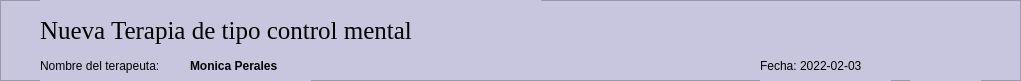
  <widget class="QFrame" name="frame">
   <property name="geometry">
    <rect>
     <x>-20</x>
     <y>0</y>
     <width>1021</width>
     <height>81</height>
    </rect>
   </property>
   <property name="styleSheet">
    <string notr="true">background-color: rgb(200, 198, 223);</string>
   </property>
   <property name="frameShape">
    <enum>QFrame::StyledPanel</enum>
   </property>
   <property name="frameShadow">
    <enum>QFrame::Raised</enum>
   </property>
   <widget class="QLabel" name="label_3">
    <property name="geometry">
     <rect>
      <x>40</x>
      <y>0</y>
      <width>501</width>
      <height>61</height>
     </rect>
    </property>
    <property name="font">
     <font>
      <family>Times New Roman</family>
      <pointsize>19</pointsize>
      <weight>9</weight>
      <italic>false</italic>
      <bold>false</bold>
     </font>
    </property>
    <property name="styleSheet">
     <string notr="true">
font: 75 19pt &quot;Times New Roman&quot;;</string>
    </property>
    <property name="text">
     <string>Nueva Terapia de tipo control mental</string>
    </property>
   </widget>
   <widget class="QLabel" name="label_23">
    <property name="geometry">
     <rect>
      <x>910</x>
      <y>10</y>
      <width>71</width>
      <height>71</height>
     </rect>
    </property>
    <property name="font">
     <font>
      <pointsize>10</pointsize>
     </font>
    </property>
    <property name="styleSheet">
     <string notr="true">image: url(:/newPrefix/salud-mental.png);</string>
    </property>
    <property name="text">
     <string/>
    </property>
   </widget>
   <widget class="QLabel" name="label_6">
    <property name="geometry">
     <rect>
      <x>40</x>
      <y>50</y>
      <width>171</width>
      <height>31</height>
     </rect>
    </property>
    <property name="font">
     <font>
      <pointsize>9</pointsize>
     </font>
    </property>
    <property name="text">
     <string>Nombre del terapeuta:</string>
    </property>
   </widget>
   <widget class="QLabel" name="lbTerapeuta">
    <property name="geometry">
     <rect>
      <x>190</x>
      <y>50</y>
      <width>121</width>
      <height>31</height>
     </rect>
    </property>
    <property name="font">
     <font>
      <pointsize>9</pointsize>
      <weight>75</weight>
      <bold>true</bold>
     </font>
    </property>
    <property name="text">
     <string>Monica Perales</string>
    </property>
   </widget>
   <widget class="QLabel" name="lbFecha">
    <property name="geometry">
     <rect>
      <x>760</x>
      <y>50</y>
      <width>131</width>
      <height>31</height>
     </rect>
    </property>
    <property name="font">
     <font>
      <pointsize>9</pointsize>
     </font>
    </property>
    <property name="text">
     <string>Fecha: 2022-02-03</string>
    </property>
   </widget>
  </widget>
